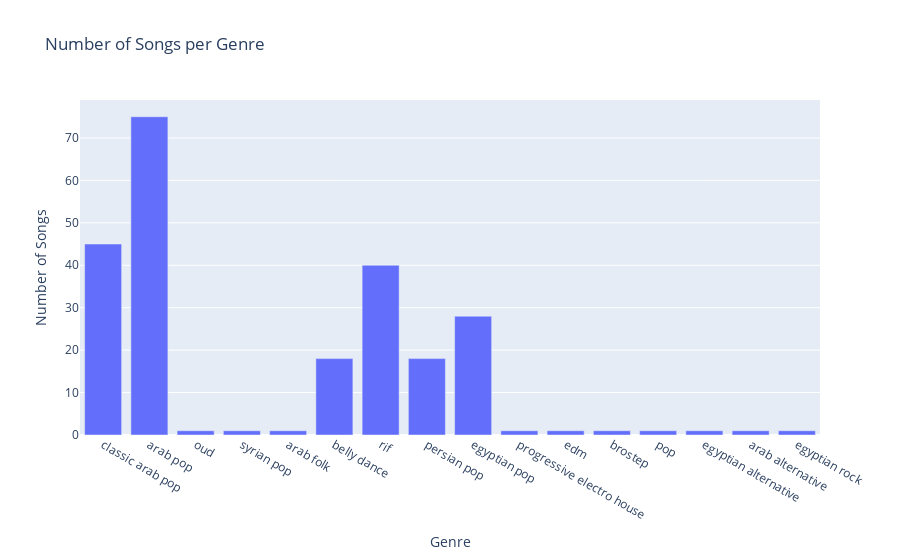
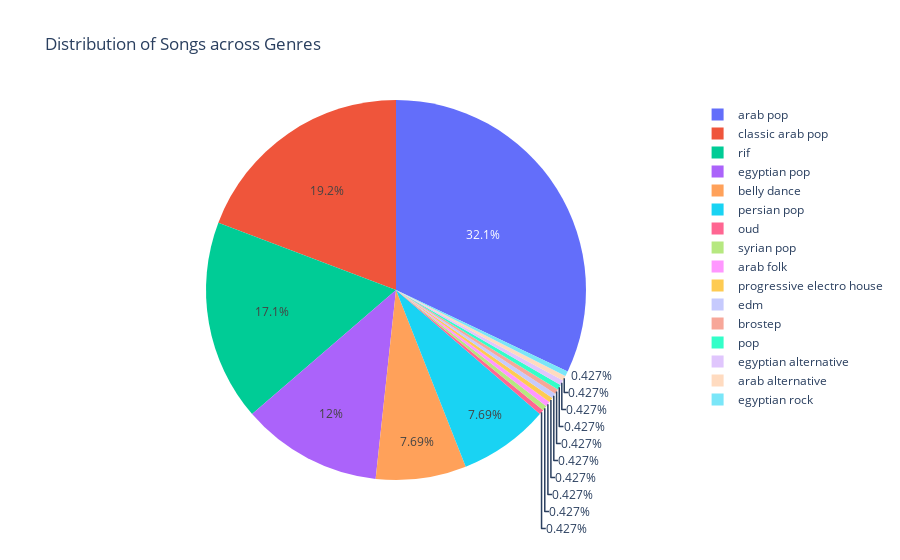
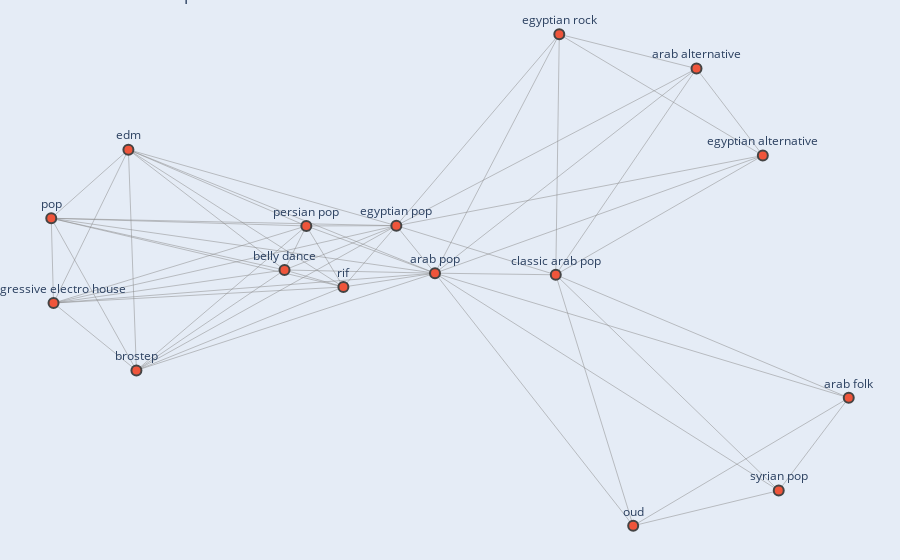
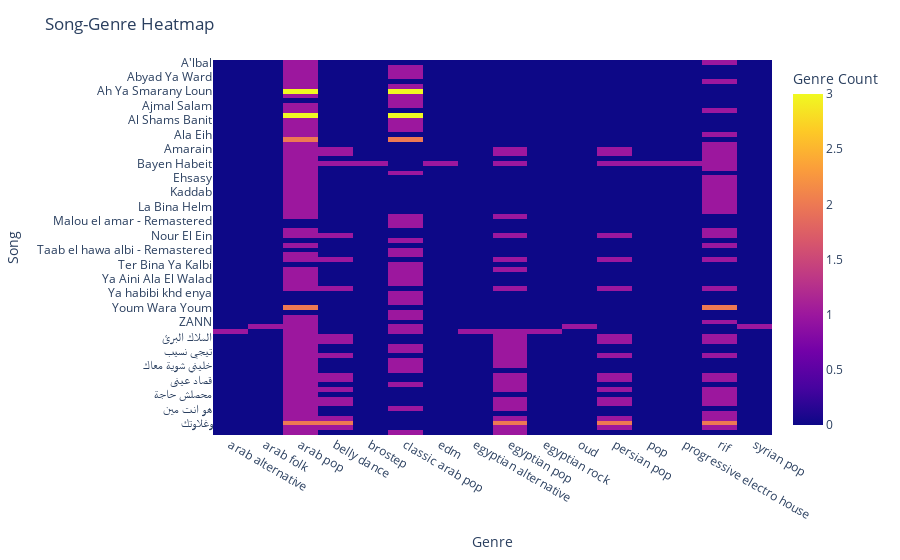

Source (notebook cell) for these figures, in order:
### Code cell
create_genre_bar_chart(genre_classification)
create_genre_pie_chart(genre_classification)
create_genre_network(genre_classification)
create_song_heatmap(genre_classification)
create_word_cloud(genre_classification)

### Figure 1 — Plotly figure (JSON) as saved in the notebook; plotly's stock layout.template omitted (floating-point values rounded to 4 significant figures)
{"data": [{"type": "bar", "x": ["classic arab pop", "arab pop", "oud", "syrian pop", "arab folk", "belly dance", "rif", "persian pop", "egyptian pop", "progressive electro house", "edm", "brostep", "pop", "egyptian alternative", "arab alternative", "egyptian rock"], "y": [45, 75, 1, 1, 1, 18, 40, 18, 28, 1, 1, 1, 1, 1, 1, 1]}], "layout": {"title": {"text": "Number of Songs per Genre"}, "xaxis": {"title": {"text": "Genre"}}, "yaxis": {"title": {"text": "Number of Songs"}}}}

### Figure 2 — Plotly figure (JSON) as saved in the notebook; plotly's stock layout.template omitted (floating-point values rounded to 4 significant figures)
{"data": [{"labels": ["classic arab pop", "arab pop", "oud", "syrian pop", "arab folk", "belly dance", "rif", "persian pop", "egyptian pop", "progressive electro house", "edm", "brostep", "pop", "egyptian alternative", "arab alternative", "egyptian rock"], "type": "pie", "values": [45, 75, 1, 1, 1, 18, 40, 18, 28, 1, 1, 1, 1, 1, 1, 1]}], "layout": {"title": {"text": "Distribution of Songs across Genres"}}}

### Figure 3 — Plotly figure (JSON) as saved in the notebook; plotly's stock layout.template omitted (floating-point values rounded to 4 significant figures; data arrays with more than 128 entries replaced by an {"elided": "..."} marker saying what was removed)
{"data": [{"hoverinfo": "none", "line": {"color": "#888", "width": 0.5}, "mode": "lines", "type": "scatter", "x": {"elided": "177 float values"}, "y": {"elided": "177 float values"}}, {"hoverinfo": "text", "marker": {"line": {"width": 2}, "size": 10}, "mode": "markers+text", "text": ["classic arab pop", "arab pop", "oud", "syrian pop", "arab folk", "belly dance", "rif", "persian pop", "egyptian pop", "progressive electro house", "edm", "brostep", "pop", "egyptian alternative", "arab alternative", "egyptian rock"], "textposition": "top center", "type": "scatter", "x": [0.2908, -0.001578, 0.4782, 0.8305, 1, -0.3658, -0.2233, -0.313, -0.0951, -0.925, -0.7437, -0.7243, -0.9305, 0.792, 0.6315, 0.2993], "y": [-0.02859, -0.02276, -0.9385, -0.8111, -0.4746, -0.01118, -0.07281, 0.1485, 0.1494, -0.131, 0.4251, -0.3753, 0.1764, 0.4039, 0.719, 0.8436]}], "layout": {"hovermode": "closest", "margin": {"b": 0, "l": 0, "r": 0, "t": 0}, "showlegend": false, "title": {"text": "Genre Relationship Network"}, "xaxis": {"showgrid": false, "showticklabels": false, "zeroline": false}, "yaxis": {"showgrid": false, "showticklabels": false, "zeroline": false}}}

### Figure 4 — Plotly figure (JSON) as saved in the notebook; plotly's stock layout.template omitted (floating-point values rounded to 4 significant figures; data arrays with more than 128 entries replaced by an {"elided": "..."} marker saying what was removed)
{"data": [{"coloraxis": "coloraxis", "hovertemplate": "Genre: %{x}<br>Song: %{y}<br>Genre Count: %{z}<extra></extra>", "name": "0", "type": "heatmap", "x": ["arab alternative", "arab folk", "arab pop", "belly dance", "brostep", "classic arab pop", "edm", "egyptian alternative", "egyptian pop", "egyptian rock", "oud", "persian pop", "pop", "progressive electro house", "rif", "syrian pop"], "xaxis": "x", "y": ["A'lbal", "Aaly Aaly", "Abou Amri Gharyb", "Abyad Ya Ward", "Ah Bahibbak", "Ah Ya Lamouny", "Ah Ya Smarany Loun", "Ahanni Qalbi", "Ahlan Rmdan", "Ajmal Salam", "Al Gany Baad Youmen", "Al Qalb Yehib Marrah", "Al Shams Banit", "Al Ward Wi Shouk", "Al Zafah", "Ala Eih", "Ala El Kalam", "Alah Yesahilak", "Amarain", "Ana Ayesh", "Aweni Beek", "Bayen Habeit", "Dahaktny", "Dour Dour", "Ehsasy", "Ezay Aheb", "Kabiltak Liah", "Kaddab", "Kan Maly", "Kol El Awkat", "La Bina Helm", "Lialy Zaman", "Loha Bahta", "Malou el amar - Remastered", "Mama zamnha gayah - Remastered", "Men Youmi", "Nour El Ein", "Quassaman", "Ragaalak", "Taab el hawa albi - Remastered", "Tabtab Alena Al Hawa", "Tamally Maak", "Ter Bina Ya Kalbi", "W Nefdal Norkos", "Wehiat Eineik", "Ya Aini Ala El Walad", "Ya Habebty Ya Masr", "Ya Habibi La", "Ya habibi khd enya", "Ya layale alshok", "Yali Shaghalt El Alb", "Youm Wara Youm", "Youm alkhames", "Youth", "ZANN", "Zeyna", "أحلامنا", "الملاك البرئ", "انت ياللي بحبك", "بقالك قلب", "تيجي نسيب", "خلصت فيك كل الكلام", "خليك معاها", "خليني شوية معاك", "عش الحب", "عودوني", "قصاد عينى", "كان برئ", "ليالي العمر", "محصلش حاجة", "ملك ايديك", "ناري", "هو انت مين", "هوا هوا", "وحشتينى", "وغلاوتك", "وهي ذكريات", "ياريتك فاهمني"], "yaxis": "y", "z": {"elided": "78x16 int values"}}], "layout": {"coloraxis": {"colorbar": {"title": {"text": "Genre Count"}}, "colorscale": [[0, "#0d0887"], [0.1111, "#46039f"], [0.2222, "#7201a8"], [0.3333, "#9c179e"], [0.4444, "#bd3786"], [0.5556, "#d8576b"], [0.6667, "#ed7953"], [0.7778, "#fb9f3a"], [0.8889, "#fdca26"], [1, "#f0f921"]]}, "margin": {"t": 60}, "title": {"text": "Song-Genre Heatmap"}, "xaxis": {"anchor": "y", "domain": [0, 1], "title": {"text": "Genre"}}, "yaxis": {"anchor": "x", "autorange": "reversed", "domain": [0, 1], "title": {"text": "Song"}}}}
